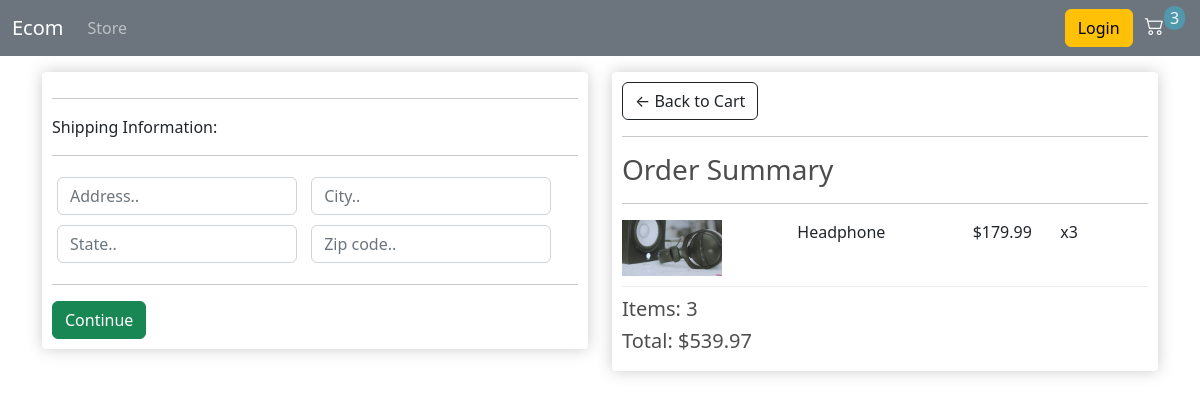
Screenshot of /checkout/ (signed in) with the database file from the repository.
### store/models.py (models this page shows, shortened)
class OrderItem(models.Model):
    order = models.ForeignKey(Order, on_delete=models.SET_NULL, null=True)
    product = models.ForeignKey(Product, on_delete=models.SET_NULL, null=True)
    quantity = models.IntegerField(default=0, null=True, blank=True)
    date_added = models.DateTimeField(auto_now_add=True)
    @property
    def get_total(self):
        total = self.product.price * self.quantity
        return total

class Product(models.Model):
    name = models.CharField(max_length=500, blank=True)
    image = models.ImageField(null=True, upload_to='images/', default='images/default.png')
    price = models.DecimalField(max_digits=8, decimal_places=2)
    digital = models.BooleanField(default=False)

class Order(models.Model):
    customer = models.ForeignKey(Customer, on_delete=models.SET_NULL, blank=True, null=True)
    date_ordered = models.DateTimeField(auto_now_add=True)
    complete = models.BooleanField(default=False)
    transaction_id = models.CharField(max_length=100, null=True)
    @property
    def get_cart_items(self):
        no_items = sum([item.quantity for item in self.orderitem_set.all()])
        return no_items
    @property
    def get_cart_total(self):
        total = sum([item.get_total for item in self.orderitem_set.all()])
        return total
    @property
    def shipping_able(self):
        shipping = False
        items = self.orderitem_set.all()
        for item in items:
            if not item.product.digital:
                shipping = True
                break
        return shipping

### store/views.py (the view)
# urls.py: path('checkout/', views.checkout, name='checkout'),
def checkout(request):
    context = getCartContext(request)
    return render(request, 'store/checkout.html', context=context)

### store/utils.py (called while the page is built)
def getCartContext(request):
    context = {}
    if request.user.is_authenticated:
        customer = request.user.customer
        order, created = Order.objects.get_or_create(customer=customer, complete=False)
        items = order.orderitem_set.all()
        context['order'] = order
        context['items'] = items
        context['cart_items'] = order.get_cart_items
    else:
        cookie_data = getCookieData(request)
        context = cookie_data
    return context

### store/templates/store/checkout.html (shortened to what this page needs)
{% extends 'store/main.html' %}
{% load static %}
{% block content %}
<div class="row">
	<div class="col-lg-6">
		<div class="box-element" id="form-wrapper">
            <form id="form">
                {% if order.shipping_able %}
                <div id="shipping-info">
                    <hr>
                    <p>Shipping Information:</p>
                    <hr>
                    <div class="form-field">
                        <input class="form-control" required="" type="text" name="address" placeholder="Address..">
                    </div>
                    <div class="form-field">
                        <input class="form-control" required="" type="text" name="city" placeholder="City..">
                    </div>
                    <div class="form-field">
                        <input class="form-control" required="" type="text" name="state" placeholder="State..">
                    </div>
                    <div class="form-field">
                        <input class="form-control" required="" type="text" name="zipcode" placeholder="Zip code..">
                    </div>
                </div>
                <hr>
                {% endif %}
                <input id="form-button" class="btn btn-success btn-block" type="submit" value="Continue">
            </form>
		</div>
        <br>
	</div>
	<div class="col-lg-6">
		<div class="box-element">
            <a  class="btn btn-outline-dark" href="{% url 'cart' %}">&#x2190; Back to Cart</a>
            <hr>
            <h3>Order Summary</h3>
            <hr>
            {% for item in items %}
            <div class="cart-row">
                <div style="flex:2"><img class="row-image" src="{{ item.product.image.url }}"></div>
                <div style="flex:2"><p>{{ item.product.name }}</p></div>
                <div style="flex:1"><p>${{ item.product.price }}</p></div>
                <div style="flex:1"><p>x{{ item.quantity }}</p></div>
            </div>
            {% endfor %}
            <h5>Items:   {{ order.get_cart_items }}</h5>
            <h5>Total:   ${{ order.get_cart_total|floatformat:2 }}</h5>
        </div>
	</div>
</div>
{% endblock content %}

### static/css/main.css (style rules this page uses)
body { background-color: hsl(0, 0%, 98%); }
h1,h2,h3,h4,h5,h6 { color:hsl(0, 0%, 30%); }
.box-element { box-shadow:hsl(0, 0%, 80%) 0 0 16px; background-color: #fff; border-radius: 4px; padding: 10px; }
.col-lg-4, .col-lg-6, .col-lg-8, .col-lg-12 { margin-top: 10px; }
.btn { border-radius: 0; }
.row-image { width: 100px; }
.form-field { width:250px; display: inline-block; padding: 5px; }
.cart-row { display: flex; align-items: flex-stretch; padding-bottom: 10px; margin-bottom: 10px; border-bottom: 1px solid #ececec; }

### rows the page displays
OrderItem: product.image (picture), product.name "Headphone", product.price "179.99", quantity "3"
Order: get_cart_items "3", get_cart_total "539.97"

### other values shown
{{ cart_items }} "3"
